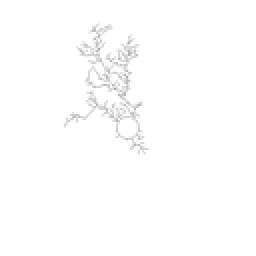
%> input picture PUF_DATA_COLORFLIPED/b6.tif, 128 x 128 px, shrunk from 800 x 800 before the run (shown 2 times larger)
$ octave monsoonScript6.m   (GNU Octave 9; MATLAB toolbox functions it lacks are replaced by stand-ins)
%> lines starting %> are read from the running program, lines starting %| are printed output that depends on the picture; in (x1, y1, x2, y2) boxes, pixels count from 0 and x2, y2 are one past the last pixel; in counts of white or black regions, pixels touching at a corner belong together; the program's own positions count from 1
### identification.m
function Rmat = identification(fileName, varargin)
%> called with fileName = 'b6.tif'
%PREPROCESS the initial image, the modeTYPE decide if the function need to
%handle the denoise the image and identificate the most possible one in reference set;

inputIMGE = imread(fileName);
%> inputIMGE is the input picture: size 128x128 uint8; min 163, max 255, mean 253.4
inputIMGE = im2double(inputIMGE);
%> inputIMGE: size 128x128 double
if (size(inputIMGE,3) == 3)
    inputIMGE = rgb2gray(inputIMGE);
end
inputIMGE = (inputIMGE*-1) + 1;
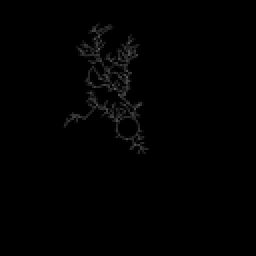
%> inputIMGE: size 128x128 double (shown 2 times larger); min 0, max 0.361, mean 0.00609
[height, width] = size(inputIMGE);
%> height = 128; width = 128
rough_circle = hough_circle(inputIMGE,.5,0.1,33,37,1);

rough_circle = round(mean(rough_circle, 2));
circleCenter.x = rough_circle(1);
circleCenter.y = rough_circle(2);
circleCenter.radius = rough_circle(3);

%DENOISE PROCESS IF IT IS NECESSARY
if (~isempty(varargin))
    if (varargin{1} == "denoise")
        inputIMGE = denoiseHandle(inputIMGE);
    end
end

% Check more accurate radius
[xgrid, ygrid] = meshgrid(1:width, 1:height);
tempradius = circleCenter.radius;
for index = -3:3
    circle = sqrt((circleCenter.y - ygrid).^2 + (circleCenter.x...
        - xgrid).^2) <= tempradius + index;
    circle2 = sqrt((circleCenter.y - ygrid).^2 + (circleCenter.x...
        - xgrid).^2) <= tempradius + index -1;
    circleDiff = circle - circle2;
    [y, x] = find(circleDiff);
    temptotal = numel(y);
    if (sum(inputIMGE(y,x))/temptotal > .93)
        circleCenter.radius = tempradius + index;
        disp("succuessfully find the more accurate radius")
        break;
    end

    if (index == 3)
        circleCenter.radius = tempradius + .5;
    end
end


[TreeStruct, ~, ~, distinfo, angleinfo] = graph_based_rdGen(inputIMGE, circleCenter);

[maxmatchingRate, matchedTreeindex, Rmat] = mappingMain(TreeStruct,distinfo,angleinfo);
if (maxmatchingRate < 0.2)
    fprintf("The maxmachingRate is %d, which is too low. There is no PUF MATCHED!! \n", maxmatchingRate);
else
    fprintf("This testing PUF DENDRITE is matched to IMAGE b%d in reference!!! \n The mathcing Rate is %d!!!!! \n",...
        matchedTreeindex, maxmatchingRate);
end

fprintf("-----------------------------------------------------\n\n\n\n\n\n");

### hough_circle.m
function [para, hough_space,hough_circleOut] = hough_circle(BW,step_r,step_angle,r_min,r_max,p)
%> called with step_r = 0.5, step_angle = 0.1, r_min = 33, r_max = 37, p = 1
%[HOUGH_SPACE,HOUGH_CIRCLE,PARA] = HOUGH_CIRCLE(BW,STEP_R,STEP_ANGLE,R_MAX,P)

[m,n] = size(BW);
%> m = 128; n = 128
size_r = round((r_max-r_min)/step_r)+1;
size_angle = round(2*pi/step_angle);

hough_space = zeros(m,n,size_r);

[rows,cols] = find(BW);
%> rows = 1085 values from 12 to 78; cols = 1085 values from 31 to 75
ecount = size(rows);
%> ecount = [1085 1]

% Hough Transformation
% Transform (x,y) domain to (a, b, r) domain
% a = x-r*cos(angle)
% b = y-r*sin(angle)
for i=1:ecount
    for r=1:size_r
        for k=1:size_angle
            a = round(rows(i)-(r_min+(r-1)*step_r)*cos(k*step_angle));
            b = round(cols(i)-(r_min+(r-1)*step_r)*sin(k*step_angle));
            if(a>0&a<=m&b>0&b<=n)
                hough_space(a,b,r) = hough_space(a,b,r)+1;
            end
        end
    end
end

% ??????????
max_para = max(max(max(hough_space)));
%> max_para = 20
index = find(hough_space>=max_para*p);
%> index = [60205; 93230; 124967]
length = size(index);
%> length = [3 1]
hough_circleOut=zeros(m,n);
for i=1:ecount
    for k=1:length
        par3 = floor(index(k)/(m*n))+1;
        par2 = floor((index(k)-(par3-1)*(m*n))/m)+1;
        par1 = index(k)-(par3-1)*(m*n)-(par2-1)*m;
        if((rows(i)-par1)^2+(cols(i)-par2)^2<(r_min+(par3-1)*step_r)^2+5&...
                (rows(i)-par1)^2+(cols(i)-par2)^2>(r_min+(par3-1)*step_r)^2-5)
            hough_circleOut(rows(i),cols(i)) = 1;
        end
    end
end
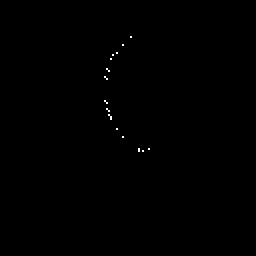
%> hough_circleOut: size 128x128 double (shown 2 times larger); values 0 (black) and 1 (white), 0.13% white in thin lines or dots, all inside (x1, y1, x2, y2) = (52, 18, 75, 76)

% The output
for k=1:length
    par3 = floor(index(k)/(m*n))+1;
    par2 = floor((index(k)-(par3-1)*(m*n))/m)+1;
    par1 = index(k)-(par3-1)*(m*n)-(par2-1)*m;
    par3 = r_min+(par3-1)*step_r;
    fprintf(1,'Center%d at [%d, %d], radius = %d\n',k,par1,par2,par3);
    para(:,k) = [par1,par2,par3]';

end
%> this loop made 3 passes
%> (par3, par2, par1) on passes 1 to 3: (34.5, 87, 45), (35.5, 89, 46), (36.5, 81, 39)
%| Center1 at [45, 87], radius = 34.5
%| Center2 at [46, 89], radius = 35.5
%| Center3 at [39, 81], radius = 36.5
%> after the loop, para = [45 46 39; 87 89 81; 34.5 35.5 36.5]
%> in identification, `rough_circle = round(mean(rough_circle, 2));`: rough_circle = [43; 86; 36]
%> in identification, `circleCenter.x = rough_circle(1);`: circleCenter.x = 43
%> in identification, `circleCenter.y = rough_circle(2);`: circleCenter.y = 86
%> in identification, `circleCenter.radius = rough_circle(3);`: circleCenter.radius = 36
%> the loop in identification, `for index = -3:3` made 7 passes
%> (temptotal, circleCenter.radius) on pass 7: (264, 36.5)
%> temptotal on passes 1 to 6: 200, 216, 228, 200, 240, 220
%> pass 1, in identification, `circle2 = sqrt((circleCenter.y - ygrid).^2 + (circleCenter.x - xgrid)...`:
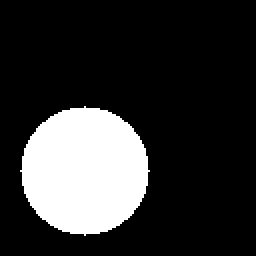
%> circle2: size 128x128 logical (shown 2 times larger); 19.6% white; 1 white region, box (x1, y1, x2, y2) and area: (10, 53, 75, 118) 3209
%> pass 1, in identification, `circleDiff = circle - circle2;`:
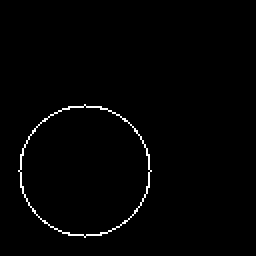
%> circleDiff: size 128x128 double (shown 2 times larger); values 0 (black) and 1 (white), 1.2% white in thin lines or dots, all inside (x1, y1, x2, y2) = (9, 52, 76, 119)
%> after the loop in identification, `for index = -3:3`: circleCenter = {x 43, y 86, radius 36.5}

### graph_based_rdGen.m
function [TreeStruct, new_result, cellnodes, distinfo, angleinfo] = graph_based_rdGen(image, circleInfo, varargin)
%%This function is differ than the original graph_based function, it should
%%be called when the image is just a skeleton, and can be easily get Tree
%%structure

%%% remove circle in center and find tree initial point
[height, width] = size(image);
%> height = 128; width = 128
radius = circleInfo.radius;
%> radius = 36.5
centery = circleInfo.x;
%> centery = 43
centerx = circleInfo.y;
%> centerx = 86
% ADD 1st mask
initial_image = image;
[xgrid, ygrid] = meshgrid(1:width, 1:height);
mask = sqrt((xgrid-centery).^2 + (ygrid-centerx).^2) <= radius-1;
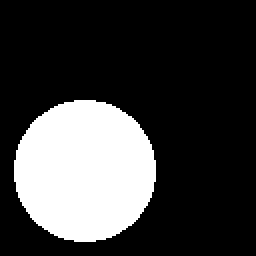
%> mask: size 128x128 logical (shown 2 times larger); 24.2% white; 1 white region, box (x1, y1, x2, y2) and area: (7, 50, 78, 121) 3969
mask = (mask-1)*(-1);
initial_image = mask.*initial_image;

rootinfo.radius = radius;
%> rootinfo.radius = 36.5
rootinfo.x = centerx;
%> rootinfo.x = 86
rootinfo.y = centery;
%> rootinfo.y = 43
TrueDotsSet = findInitialDots(image, 1, rootinfo, []);

%%Check initialDots existance and store

% index = 1;
for k =1 :size(TrueDotsSet,1)
    %     if (initial_image(TrueDotsSet(k,1), TrueDotsSet(k,1)) ~= 1)
    %         continue
    %     end
    eval(['points.p' num2str(k) '.x = TrueDotsSet(k,2);']);
    eval(['points.p' num2str(k) '.y = TrueDotsSet(k,1);']);
    %     index = index + 1;
end

% imshow(image)
% viscircles([TrueDotsSet(:,2) TrueDotsSet(:,1)],ones(1,size(TrueDotsSet,1)) * 0.3);
parent.x = rootinfo.x;
parent.y = rootinfo.y;
parent.level = 1;

% The input is subnode for central node, parent and image,...
% the output is overthrough node based on the input nodes.
result = newNode_Search(points, initial_image, parent,[], [], 1, circleInfo);
% hold all;
% plot(result(:,2),result(:,1),'.','MarkerSize',20);
%%% prepare desired graph
new_result =zeros(size(result,1), 10);

for l =1 : size(result,1)
    % node[Rx(the distance between parent and child), Ry (same as
    % before), angle, type ,level, parentx, parenty, x, y, middle radius]
    % 11/19/18 modified angle to atan2 and make it as degree  Zaoyi
    new_result(l,:) = [result(l,1)-result(l,5) result(l,2)-result(l,6)...
        atan2(((result(l,6)-result(1,2))),(result(l,1)-result(1,5)))...
        result(l,3) result(l,4) result(l,5) result(l,6) result(l,1) result(l,2) radius];
end
length_level = max(new_result(:,5)); % The highest depth
new_result =[new_result,zeros(size(result,1),1)];
%
% figure, imshow(image)
% viscircles([new_result(:,8) new_result(:,9)],ones(1,size(new_result,1)) * 0.5);

% Make the node set to have an id, which is based on angle
% Modified Zaoyi 11/25/2018
[newnew_result, index] = sort(new_result(:,3));
new_result = new_result(index,:);
for z=1:length_level      % To get the nodes with in the same level
    [samelevely,samelevelx] =  (find(new_result(:,5)==z));
    templevelmatrix = new_result(samelevely,3);
    [h,w] = size(templevelmatrix);
    Id = [1:h].';
    % Give them like a ID for every node, if they are in the same level, they have ID from [1, h].
    for ww=1:h
        new_result(samelevely(ww),10) = Id(ww);
    end
end


% Mark the node set to have ability to handle the children     %%%
% Modified Zaoyi 11/18/2018
[row, col] = size(new_result);
cellnodes = cell(row, col);
for r = 1:row
    for c = 1:col
        cellnodes{r,c} = new_result(r,c);
    end
end

count = 1;
for m = 1:row
    cellnodes{m, 12} = count;
    new_result(m, 12) = count;
    count = count + 1;
end


% Link children method, see specfic in the linkchildern method %% modified
% Zaoyi Chi
cellnodes = linkchildren(cellnodes, row, new_result);

for param = 1:row
    if (cellnodes{param,4} == 1)
        cellnodes{param,4} = 'bifurcation';
    elseif(cellnodes{param,4} == 2)
        cellnodes{param,4} = 'end';
    end
end

% Link siblings method, only for same parent and same level are siblings %
% modified Zaoyi Chi

cellnodes = linksibling(cellnodes, new_result);

if (isempty(varargin))
    % Build TreeStructure %%%Modified Zaoyi
    [TreeStruct, distinfo, angleinfo] = buildTreeStrcut(cellnodes, new_result, rootinfo);
else
    distinfo = varargin{1};
    angleinfo = varargin{2};
    TreeStruct = buildTreeStrcut(cellnodes, new_result, rootinfo, distinfo, angleinfo);
    %%%
end
end

### findInitialDots.m
function TrueDotsSet = findInitialDots(skleton, iterTimes, rootinfo, exdotsSet)
%> called with iterTimes = 1, exdotsSet = []
%%Find the initial points of each branch of the skleton
%%The recursive function to find the points, iterTimes starts with 0

[het, len] = size(skleton);
%> het = 128; len = 128
[xgrid, ygrid] = meshgrid(1:len,1:het);

firstMask = (sqrt((xgrid - rootinfo.y).^2 + (ygrid - rootinfo.x).^2)...
    <= rootinfo.radius + iterTimes);
%> firstMask: size 128x128 logical; 27% white; 1 white region, box (x1, y1, x2, y2) and area: (5, 48, 80, 123) 4421

firstMask = -firstMask + 1;
skletonTemp = skleton .* firstMask;

secondMask = (sqrt((xgrid - rootinfo.y).^2 + (ygrid - rootinfo.x).^2)...
    <= rootinfo.radius + iterTimes + 1);
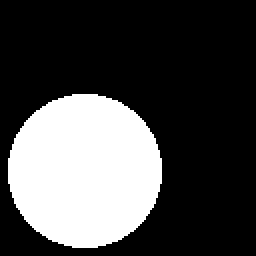
%> secondMask: size 128x128 logical (shown 2 times larger); 28.5% white; 1 white region, box (x1, y1, x2, y2) and area: (4, 47, 81, 124) 4669

initialDotsImage = skletonTemp .* secondMask;
[dotsSetx, dotsSety] = find(initialDotsImage == 1);
%> dotsSetx = []; dotsSety = []
dotsSet = [dotsSetx, dotsSety];
%> dotsSet = []


%%Solve the new dotsSet have two adjacent dots, only have the smaller one
numDots = size(dotsSet, 1);
%> numDots = 0
tempdotsOg = dotsSet;
%> tempdotsOg = []
for index = 1:numDots
    tempDot = tempdotsOg(index,:);
    tempDotsSet = setdiff(dotsSet, tempDot, 'rows', 'stable');

    for index2 = 1:size(tempDotsSet,1)
        tempDot2 = tempDotsSet(index2,:);
        if ((tempDot(1) == tempDot2(1) || tempDot(1) == tempDot2(1)+1 || ...
                tempDot(1) == tempDot2(1)-1) && (tempDot(2) == tempDot2(2) || ...
                tempDot(2) == tempDot2(2)+1 || tempDot(2) == tempDot2(2)-1))

            r1 = sqrt((tempDot(1) - rootinfo.x)^2 + (tempDot(2) - rootinfo.y)^2);
            r2 = sqrt((tempDot2(1) - rootinfo.x)^2 + (tempDot2(2) - rootinfo.y)^2);

            if (r1 <= r2)
                dotsSet = setdiff(dotsSet, tempDot2, 'rows', 'stable');
            else
                dotsSet = setdiff(dotsSet, tempDot, 'rows', 'stable');
            end

            break;
        end
    end
end
%> this loop made 0 passes

%%Do comparison between the new dotsSet and previous one
numDots = size(dotsSet,1);
numexDots = size(exdotsSet,1);
tempSet = dotsSet;
%> tempSet = []
for index = 1:numDots
    X = tempSet(index,1);
    Y = tempSet(index,2);
    for index2 = 1:numexDots
        exX = exdotsSet(index2,1);
        exY = exdotsSet(index2,2);
        if ((exX == X || exX == X + 1 ||  exX == X - 1)...
                && (exY == Y || exY == Y + 1 || exY == Y -1))
            dotsSet = setdiff(dotsSet,[X, Y], 'rows', 'stable');
            break;
        end
    end
end

if (iterTimes == 1)
    TrueDotsSet = dotsSet;
%> TrueDotsSet = []
else
    TrueDotsSet = union(exdotsSet,dotsSet,'rows','stable');
end

if (iterTimes == 2)
    return;
else
    TrueDotsSet = findInitialDots(skleton, iterTimes + 1, rootinfo,...
        TrueDotsSet);
%> call 2 of findInitialDots, with iterTimes = 2, exdotsSet = []
%> in findInitialDots (call 2), `secondMask = (sqrt((xgrid - rootinfo.y).^2 + (ygrid - rootinfo.x).^2) ..`:
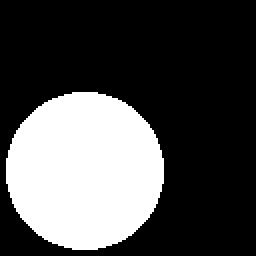
%> secondMask: size 128x128 logical (shown 2 times larger); 29.9% white; 1 white region, box (x1, y1, x2, y2) and area: (3, 46, 82, 125) 4905
%> in findInitialDots (call 2), `numDots = size(dotsSet, 1);`: numDots = 0
%> in findInitialDots (call 2), `tempdotsOg = dotsSet;`: tempdotsOg = []
%> in findInitialDots (call 2), `numexDots = size(exdotsSet,1);`: numexDots = 0
%> in findInitialDots (call 2), `tempSet = dotsSet;`: tempSet = []
end

### monsoonScript6.m
Rmat = zeros(50,1);
fileName = "b6.tif";
RmatTemp = identification(fileName);
%> in graph_based_rdGen, `parent.x = rootinfo.x;`: parent.x = 86
%> in graph_based_rdGen, `parent.y = rootinfo.y;`: parent.y = 43
%> the run ends on the next line
